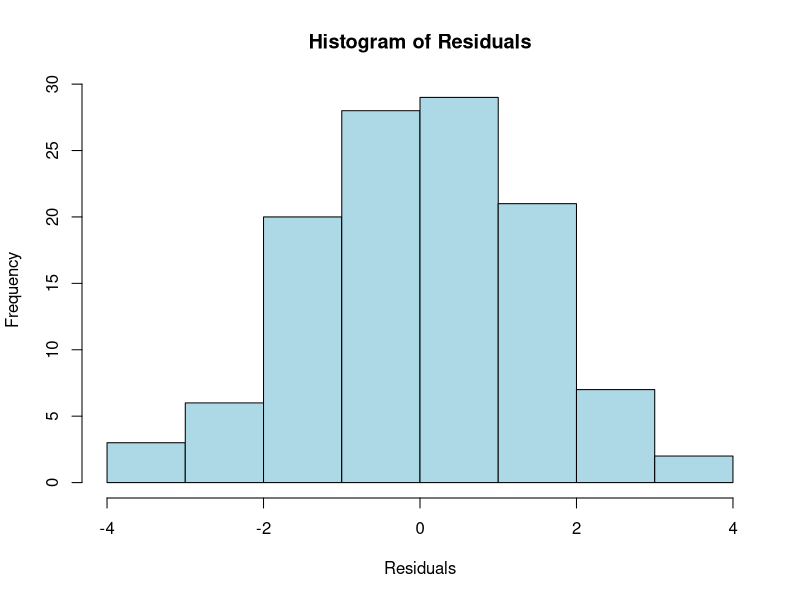
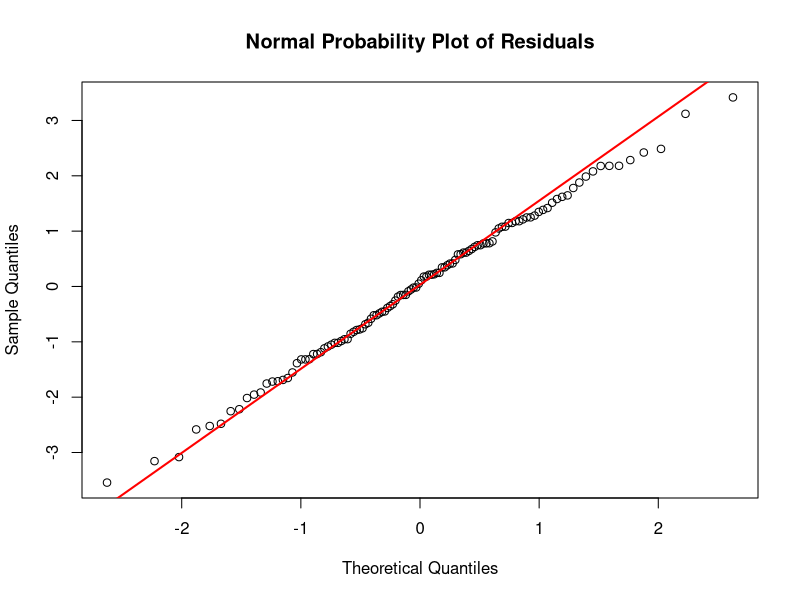
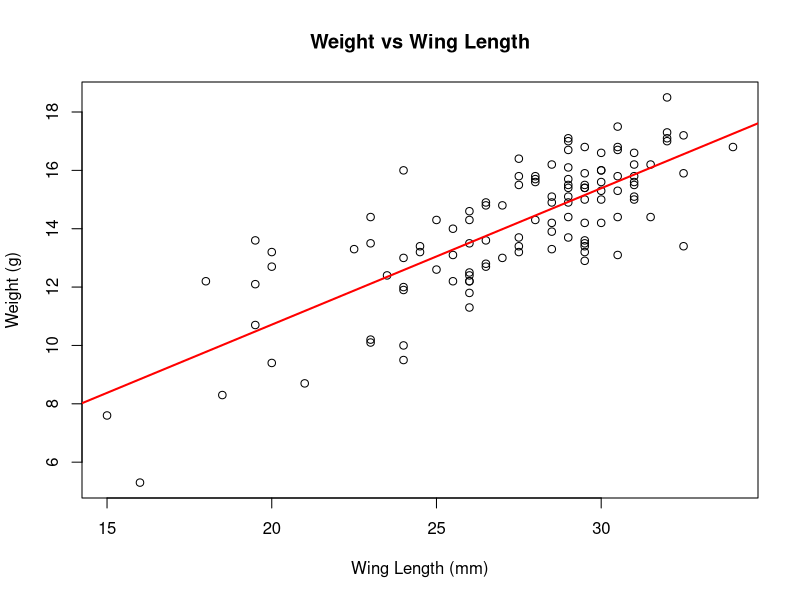
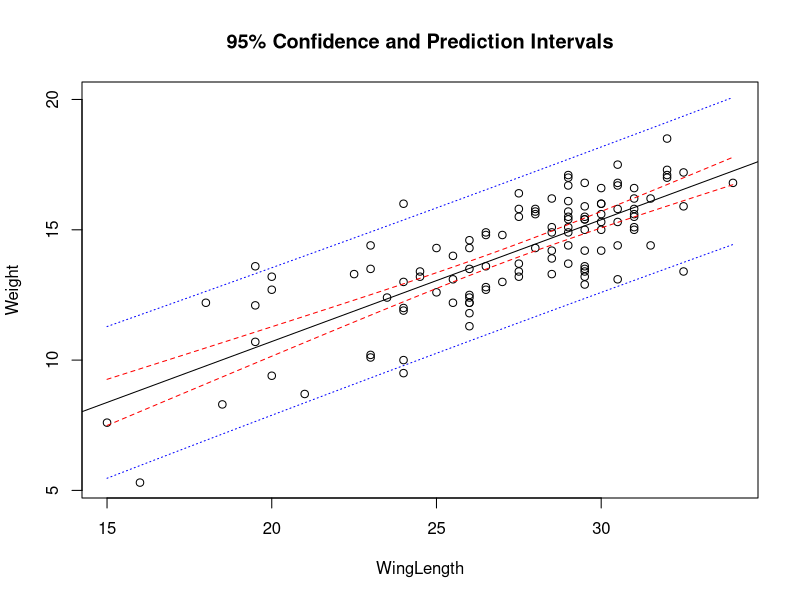

Here is the R script that generated these plots, in order:
## ---- chunk 1
sparrows <- read.csv("../data/Sparrows.csv")
attach(sparrows)
## ---- chunk 2
coef(lm(Weight ~ WingLength))[2]
## ---- chunk 3
coef(lm(Weight ~ WingLength))[1]
## ---- chunk 4
summary(lm(Weight ~ WingLength))
## ---- chunk 5
summary(lm(Weight ~ WingLength))$df[2]
## ---- chunk 6
hist(residuals(lm(Weight ~ WingLength)), main = "Histogram of Residuals", xlab = "Residuals", ylab = "Frequency", col = "lightblue")
## ---- chunk 7
qqnorm(residuals(lm(Weight ~ WingLength)), main = "Normal Probability Plot of Residuals", xlab = "Theoretical Quantiles", ylab = "Sample Quantiles")
qqline(residuals(lm(Weight ~ WingLength)), col = "red", lwd = 2)
## ---- chunk 8
plot(Weight ~ WingLength, data = sparrows, main = "Weight vs Wing Length", xlab = "Wing Length (mm)", ylab = "Weight (g)")
abline(lm(Weight ~ WingLength), col = "red", lwd = 2)
## ---- chunk 9
summary(lm(Weight ~ WingLength))$coefficients[1, 1]
## ---- chunk 10
confint(lm(Weight ~ WingLength))[2, ]
## ---- chunk 11
cor.test(Weight, WingLength)
## ---- chunk 12
summary(lm(Weight ~ WingLength))$r.squared
## ---- chunk 13
anova(lm(Weight ~ WingLength))
## ---- chunk 14
# Come back to this later because what is MSE bro
## ---- chunk 15
sqrt(anova(lm(Weight ~ WingLength))$F[1])
## ---- chunk 16
predict(lm(Weight ~ WingLength), data.frame(WingLength = 20), interval = "confidence")
## ---- chunk 17
predict(lm(Weight ~ WingLength), data.frame(WingLength = 20), interval = "prediction")
## ---- chunk 18
predict.plots <- function(x, y, conf.level = .95) {
  # x = explanatory variable
  # y = response variable
  model <- lm(y ~ x)
  new <- seq(min(x), max(x), length = 101)
  CI <- predict(model, list(x = new), int = "confidence", level = conf.level)
  PI <- predict(model, list(x = new), int = "prediction", level = conf.level)
  plot(x, y, ylim = range(y, PI[, 3]), main = "95% Confidence and Prediction Intervals", xlab = "WingLength", ylab = "Weight")
  abline(model) # to obtain solid regression line
  points(new, CI[, 2], type = "l", col = "red", lty = 2)
  points(new, CI[, 3], type = "l", col = "red", lty = 2)
  points(new, PI[, 2], type = "l", col = "blue", lty = 3)
  points(new, PI[, 3], type = "l", col = "blue", lty = 3)
}
predict.plots(WingLength, Weight)
